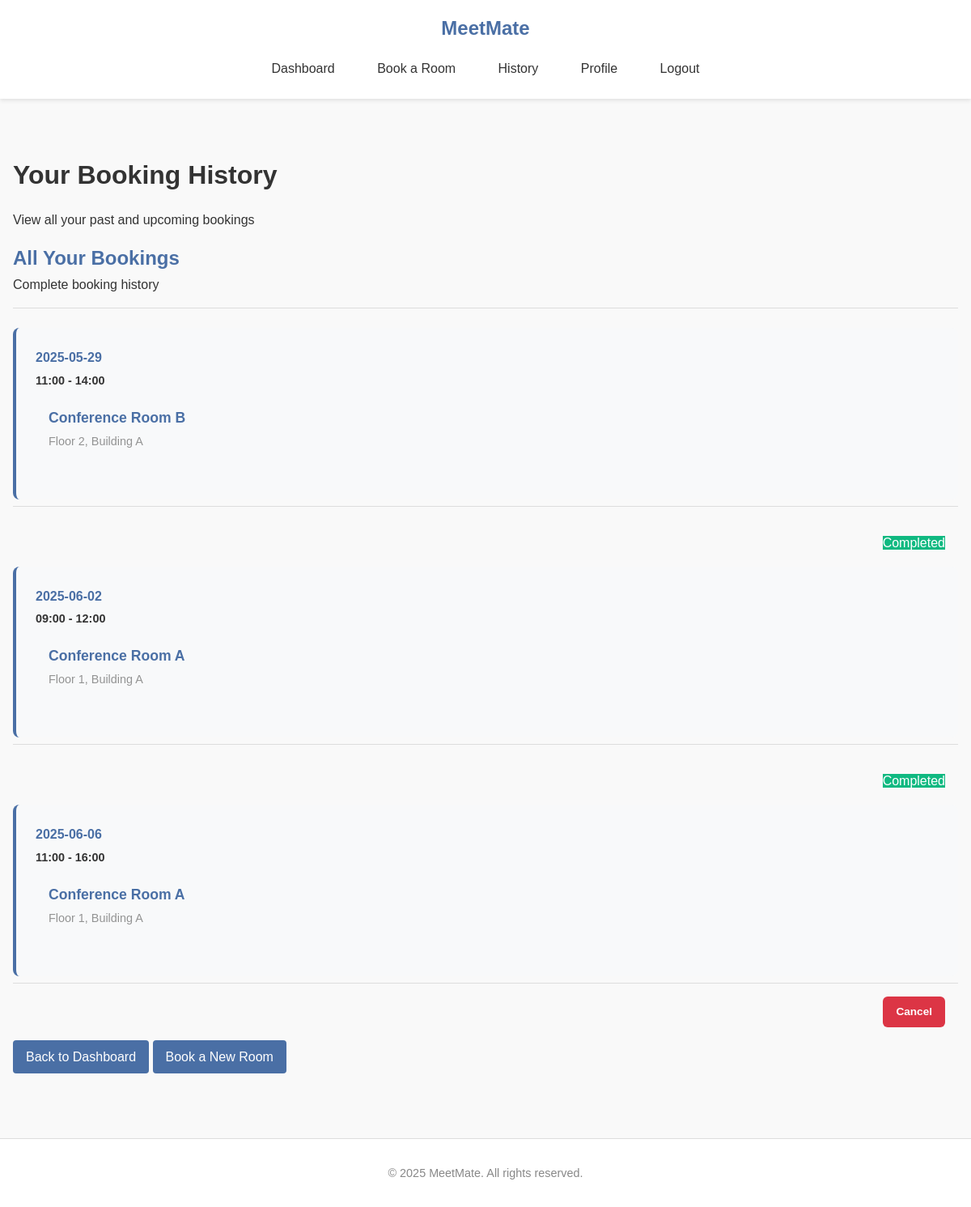
The app's page /history (signed in) with its own data.
### tables this page shows
CREATE TABLE bookings (
                id INTEGER PRIMARY KEY AUTOINCREMENT,
                user_id INTEGER NOT NULL,
                room_id INTEGER NOT NULL,
                date TEXT NOT NULL,
                time_start TEXT NOT NULL,
                time_end TEXT NOT NULL,
                booking_admin_id INTEGER,
                notes TEXT,
                FOREIGN KEY (user_id) REFERENCES users (id),
                FOREIGN KEY (room_id) REFERENCES rooms (id),
                FOREIGN KEY (booking_admin_id) REFERENCES users (id)
            );

CREATE TABLE rooms (
                id INTEGER PRIMARY KEY AUTOINCREMENT,
                name TEXT NOT NULL,
                location TEXT NOT NULL,
                capacity INTEGER NOT NULL
            );

### app.py (the view)
@app.route('/history')
@login_required
def history():
    user_id = session['user_id']
    user_bookings = get_user_bookings(user_id)
    now = datetime.now()
    current_date = now.date()
    current_time = now.time()
    for booking in user_bookings:
        booking_date = date.fromisoformat(booking['date'])
        booking_start_time = time.fromisoformat(booking['time_start'] + ':00' if len(booking['time_start']) == 5 else booking['time_start'])
        if booking_date > current_date:
            booking['can_cancel'] = True
            booking['status'] = None
        elif booking_date == current_date:
            booking['can_cancel'] = current_time < booking_start_time
            booking['status'] = 'Complete' if current_time >= booking_start_time else None
        else:
            booking['can_cancel'] = False
            booking['status'] = 'Complete'
    return render_template('history.html', bookings=user_bookings)

### app.py (called while the page is built)
def get_database_path():
    app_directory = app.root_path
    instance_directory = os.path.join(app_directory, 'instance')
    os.makedirs(instance_directory, exist_ok=True)
    database_path = os.path.join(instance_directory, 'meetmate.db')
    return database_path

def get_database_connection():
    db_path = get_database_path()
    connection = sqlite3.connect(db_path)
    connection.row_factory = sqlite3.Row
    return connection

def get_user_by_id(user_id):
    connection = get_database_connection()
    cursor = connection.cursor()
    cursor.execute("SELECT * FROM users WHERE id = ?", (user_id,))
    user = cursor.fetchone()
    connection.close()
    if user:
        return dict(user)
    return None

def get_user_bookings(user_id):
    connection = get_database_connection()
    cursor = connection.cursor()
    cursor.execute('''
        SELECT
            b.id,
            b.date,
            b.time_start,
            b.time_end,
            b.notes,
            r.name as room_name,
            r.location as room_location
        FROM bookings b
        JOIN rooms r ON b.room_id = r.id
        WHERE b.user_id = ?
        ORDER BY b.date, b.time_start
    ''', (user_id,))
    bookings = cursor.fetchall()
    connection.close()
    return [dict(booking) for booking in bookings]

def login_required(f):
    @wraps(f)
    def decorated_function(*args, **kwargs):
        if 'user_id' not in session:
            flash('Please login to access this page', 'error')
            return redirect(url_for('login'))
        user = get_user_by_id(session['user_id'])
        if not user:
            session.clear()
            flash('Your account is no longer valid. Please login again.', 'warning')
            return redirect(url_for('login'))
        return f(*args, **kwargs)
    return decorated_function

### templates/history.html (shortened to what this page needs)
{% extends "base.html" %}
{% block content %}
<div class="history-page">
    <h1>Your Booking History</h1>
    <p>View all your past and upcoming bookings</p>
    <div class="history-section">
        <div class="section-card">
            <div class="section-header">
                <h2>All Your Bookings</h2>
                <span class="subtitle">Complete booking history</span>
            </div>
            {% if bookings %}
                <div class="bookings-list">
                    {% for booking in bookings %}
                        <div class="booking-item">
                            <div class="booking-info">
                                <div class="booking-date">
                                    {{ booking.date }}
                                </div>
                                <div class="booking-time">
                                    {{ booking.time_start }} - {{ booking.time_end }}
                                </div>
                                <div class="booking-details">
                                    <strong>{{ booking.room_name }}</strong>
                                    <div class="booking-location">
                                        {{ booking.room_location }}
                                    </div>
                                </div>
                            </div>
                            <div class="booking-actions">
                                {% if booking.can_cancel %}
                                    <a href="{{ url_for('cancel_booking', booking_id=booking.id) }}"
                                       class="btn btn-danger btn-small"
                                       onclick="return confirm('Are you sure you want to cancel this booking?')">
                                        Cancel
                                    </a>
                                {% else %}
                                    <div class="booking-status">
                                        <span class="status-completed">
                                            Completed
                                        </span>
                                    </div>
                                {% endif %}
                            </div>
                        </div>
                    {% endfor %}
                </div>
            {% else %}
                <div class="no-bookings">
                    <p>You don't have any bookings yet</p>
                    <a href="{{ url_for('booking') }}" class="btn btn-primary">Book Your First Room</a>
                </div>
            {% endif %}
        </div>
    </div>
    <div class="page-actions">
        <a href="{{ url_for('dashboard') }}" class="btn btn-secondary">Back to Dashboard</a>
        <a href="{{ url_for('booking') }}" class="btn btn-primary">Book a New Room</a>
    </div>
</div>
{% endblock %}

### static/css/style.css (style rules this page uses)
body { font-family: Arial, sans-serif; line-height: 1.6; color: #333; background-color: #f9f9f9; margin: 0; padding: 0; }
h1, h2, h3, h4, h5, h6 { margin-bottom: 1rem; font-weight: bold; }
a { text-decoration: none; color: #4a6fa5; }
.btn { display: inline-block; padding: 0.5rem 1rem; background-color: #4a6fa5; color: white; border: none; border-radius: 4px; cursor: pointer; font-size: 1rem; text-decoration: none; }
.btn-primary { background-color: #4a6fa5; }
.btn-danger { background-color: #dc3545; }
.section-header { margin-bottom: 1.5rem; border-bottom: 1px solid #ddd; padding-bottom: 1rem; }
.section-header h2 { color: #4a6fa5; margin: 0; }
.booking-location { font-size: 0.875rem; opacity: 0.9; }
.booking-details { padding: 1rem; }
.booking-date, .booking-time { margin-bottom: 0.5rem; }
.booking-actions { padding: 1rem; border-top: 1px solid #ddd; text-align: right; }
.booking-info { margin-bottom: 0.5rem; }
.booking-time { color: #4a6fa5; font-weight: bold; font-size: 0.9rem; margin-bottom: 0.25rem; }
.booking-details strong { color: #333; font-size: 0.95rem; }
.booking-info { background-color: #f8f9fa; padding: 1.5rem; border-radius: 8px; border-left: 4px solid #4a6fa5; }
.confirmation-details, .booking-details { margin-bottom: 2rem; }
.history-page { padding: 2rem 0; }
.booking-date { font-weight: bold; color: #4a6fa5; margin-bottom: 0.25rem; }
.booking-time { color: #333; }
.booking-details { margin-bottom: 1rem; }
.booking-details strong { color: #4a6fa5; font-size: 1.1rem; display: block; margin-bottom: 0.25rem; }
.booking-location { color: #888; font-size: 0.9rem; margin-bottom: 0.25rem; }
.booking-actions { text-align: right; }
.booking-actions .btn { padding: 0.5rem 1rem; font-size: 0.85rem; font-weight: bold; border-radius: 6px; text-decoration: none; }
.booking-status { text-align: right; margin-top: 1rem; }
.status-completed { background: #10b981; color: white; }

### records on screen
bookings: date "2025-05-29", time_start "11:00", time_end "14:00", room_name "Conference Room B", room_location "Floor 2, Building A", shows "Completed"
bookings: date "2025-06-02", time_start "09:00", time_end "12:00", room_name "Conference Room A", room_location "Floor 1, Building A", shows "Completed"
bookings: date "2025-06-06", time_start "11:00", time_end "16:00", room_name "Conference Room A", room_location "Floor 1, Building A"
